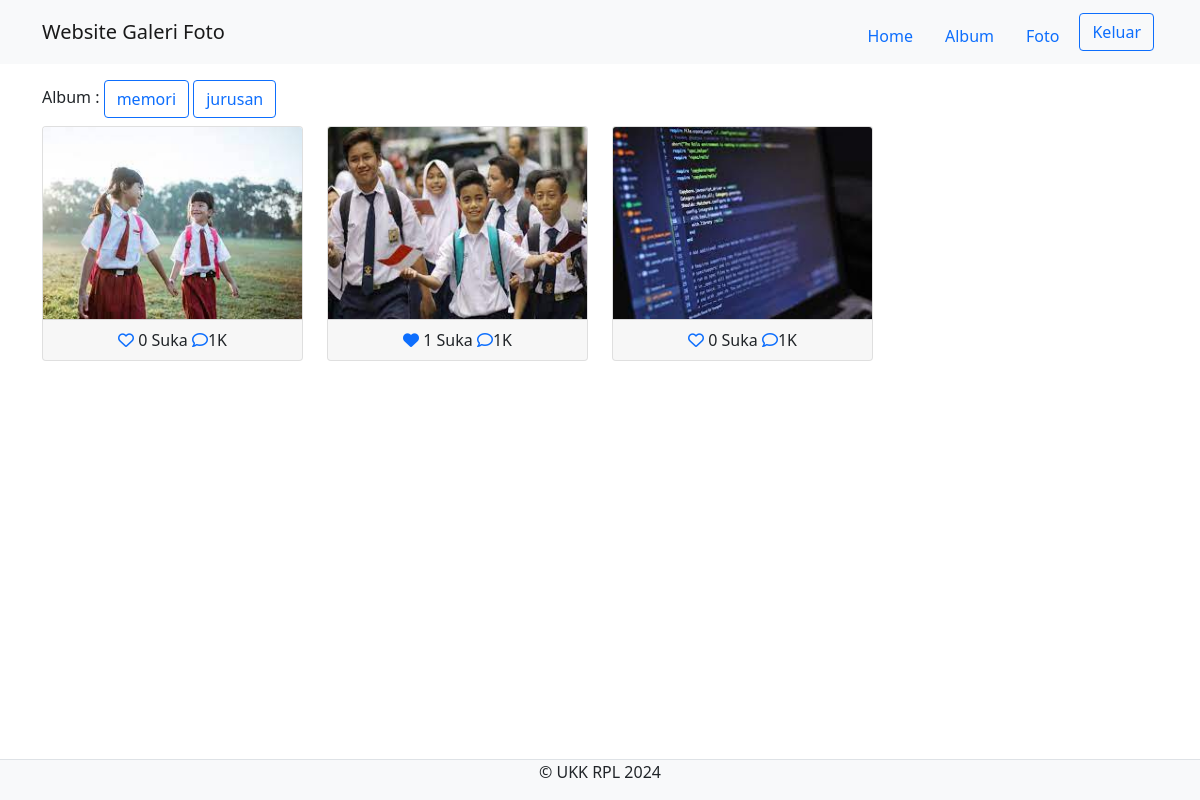
/admin/home.php (signed in), run on the app's committed database.
### tables this page shows
CREATE TABLE `album` (
  `albumid` int(11) NOT NULL,
  `namaalbum` varchar(255) NOT NULL,
  `deskripsi` text NOT NULL,
  `tanggaldibuat` date NOT NULL,
  `userid` int(11) NOT NULL
);

CREATE TABLE `foto` (
  `fotoid` int(11) NOT NULL,
  `judulfoto` varchar(255) NOT NULL,
  `deskripsifoto` text NOT NULL,
  `tanggalunggah` date NOT NULL,
  `lokasifile` varchar(255) NOT NULL,
  `albumid` int(11) NOT NULL,
  `userid` int(11) NOT NULL
);

### admin/home.php (the view, shortened to what this page needs)
<?php
$userid = $_SESSION['userid'];
include '../config/koneksi.php';
?>
<!DOCTYPE html>
<html>
<head>
  <link rel="stylesheet" type="text/css" href="../assets/css/bootstrap.min.css">
   <link rel="stylesheet" href="https://cdnjs.cloudflare.com/ajax/libs/font-awesome/6.5.1/css/all.min.css" />
</head>
<body>
<nav class="navbar navbar-expand-lg navbar-light bg-light">
  <div class="container">
    <a class="navbar-brand" href="index.php">Website Galeri Foto</a>
    <div class="collapse navbar-collapse mt-2" id="navbarNavAltMarkup">
      <a href="home.php" class="nav-link">Home</a>
      <a href="album.php" class="nav-link">Album</a>
      <a href="foto.php" class="nav-link">Foto</a>
      </div>
      <a href="../config/proses_logout.php" class="btn btn-outline-primary m-1">Keluar</a>
    </div>
</nav>
<div class="container mt-3">
  Album :
  <?php
  $album = mysqli_query($conn, "select * from album where userid='$userid'");
  while ($row = mysqli_fetch_array($album)) { ?>
    <a href="home.php?albumid=<?php echo $row['albumid'] ?>" class="btn btn-outline-primary">
    <?php echo $row['namaalbum'] ?></a>
  <?php } ?>
  <div class="row">
    <?php
    if (isset($_GET['albumid'])) {
      $albumid = $_GET['albumid'];
      $query = mysqli_query($conn,"select * from foto where userid='$userid' and albumid='$albumid'");
      while($data = mysqli_fetch_array($query)) { ?>
       <div class= "col-md-3 mt-2">
      <div class="card">
        <img src="../assets/img/<?php echo $data ['lokasifile'] ?>" class="card-img-top" title="" style="height: 12rem;"  title="<?php echo $data ['judulfoto'] ?>">
        <div class="card-footer text-center">
        <?php
        $fotoid = $data ['fotoid'];
        $ceksuka = mysqli_query($conn,"select * from likefoto where fotoid='$fotoid' and userid='$userid'");
        if (mysqli_num_rows($ceksuka) == 1) { ?>
           <a href="../config/proses_like.php?fotoid=<?php echo $data['fotoid'] ?>" type="submit" name="batalsuka"><i class="fa fa-heart"></i></a>
           <?php }else{ ?>
            <a href="../config/proses_like.php?fotoid=<?php echo $data['fotoid'] ?>" type="submit" name="suka"><i class="fa-regular fa-heart"></i></a>
        <?php }
        $like = mysqli_query($conn,"select * from likefoto where fotoid='$fotoid'");
        echo mysqli_num_rows($like). ' Suka';
        ?>
        <a href="#" type="button" data-bs-toggle="modal" data-bs-target="#komentar<?php echo $data['fotoid']?>">
        <i class="fa-regular fa-comment"></i></a>
           </a>
           <?php
           $jmlkomen = mysqli_query($conn, "select * from komentarfoto where fotoid='$fotoid'");
           echo mysqli_num_rows($jmlkomen).'Komentar';
           ?>
           </div>
        </div>
      </div>
    </div>
      <?php }
       }else{
$query = mysqli_query($conn,"select * from foto where userid='$userid'");
while($data = mysqli_fetch_array($query)){
 ?>
  <div class= "col-md-3 mt-2">
      <div class="card">
        <img src="../assets/img/<?php echo $data ['lokasifile'] ?>" class="card-img-top" title="" style="height: 12rem;"  title="<?php echo $data ['judulfoto'] ?>">
        <div class="card-footer text-center">
        <?php
        $fotoid = $data ['fotoid'];
        $ceksuka = mysqli_query($conn,"select * from likefoto where fotoid='$fotoid' and userid='$userid'");
        if (mysqli_num_rows($ceksuka) == 1) { ?>
           <a href="../config/proses_like.php?fotoid=<?php echo $data['fotoid'] ?>" type="submit" name="batalsuka"><i class="fa fa-heart"></i></a>
           <?php }else{ ?>
            <a href="../config/proses_like.php?fotoid=<?php echo $data['fotoid'] ?>" type="submit" name="suka"><i class="fa-regular fa-heart"></i></a>
        <?php }
        $like = mysqli_query($conn,"select * from likefoto where fotoid='$fotoid'");
        echo mysqli_num_rows($like). ' Suka';
        ?>
        <a href=""><i class="fa-regular fa-comment"></i></a>1K </div>
      </div>
    </div>
<?php } } ?>
 </div>
</div>
<footer class="d-flex justify-content-center border-top mt-3 bg-light fixed-bottom">
  <p>&copy; UKK RPL 2024</p>
</footer>
</body>
</html>

### data on the page
album: namaalbum "memori"
album: namaalbum "jurusan"
foto: lokasifile (picture), mysqli_num_rows($like) "0"
foto: lokasifile (picture), mysqli_num_rows($like) "1"
foto: lokasifile (picture), mysqli_num_rows($like) "0"
